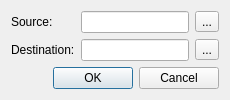
<?xml version="1.0" encoding="UTF-8"?>
<ui version="4.0">
 <class>SelectFilesDialog</class>
 <widget class="QDialog" name="SelectFilesDialog">
  <property name="windowTitle">
   <string>Select Files</string>
  </property>
  <layout class="QVBoxLayout">
   <item>
    <layout class="QGridLayout">
     <item row="0" column="0">
      <widget class="QLabel">
       <property name="text">
        <string>Source:</string>
       </property>
      </widget>
     </item>
     <item row="0" column="1">
      <widget class="QLineEdit" name="source"/>
     </item>
     <item row="0" column="2">
      <widget class="QToolButton" name="sourceExplore">
       <property name="sizePolicy">
        <sizepolicy hsizetype="Fixed" vsizetype="Fixed">
         <horstretch>0</horstretch>
         <verstretch>0</verstretch>
        </sizepolicy>
       </property>
       <property name="text">
        <string>...</string>
       </property>
      </widget>
     </item>
     <item row="1" column="0">
      <widget class="QLabel">
       <property name="text">
        <string>Destination:</string>
       </property>
      </widget>
     </item>
     <item row="1" column="1">
      <widget class="QLineEdit" name="destination"/>
     </item>
     <item row="1" column="2">
      <widget class="QToolButton" name="destinationExplore">
       <property name="sizePolicy">
        <sizepolicy hsizetype="Fixed" vsizetype="Fixed">
         <horstretch>0</horstretch>
         <verstretch>0</verstretch>
        </sizepolicy>
       </property>
       <property name="text">
        <string>...</string>
       </property>
      </widget>
     </item>
    </layout>
   </item>
   <item>
    <widget class="QDialogButtonBox" name="buttonBox">
     <property name="standardButtons">
      <set>QDialogButtonBox::Ok|QDialogButtonBox::Cancel</set>
     </property>
    </widget>
   </item>
  </layout>
 </widget>
</ui>
